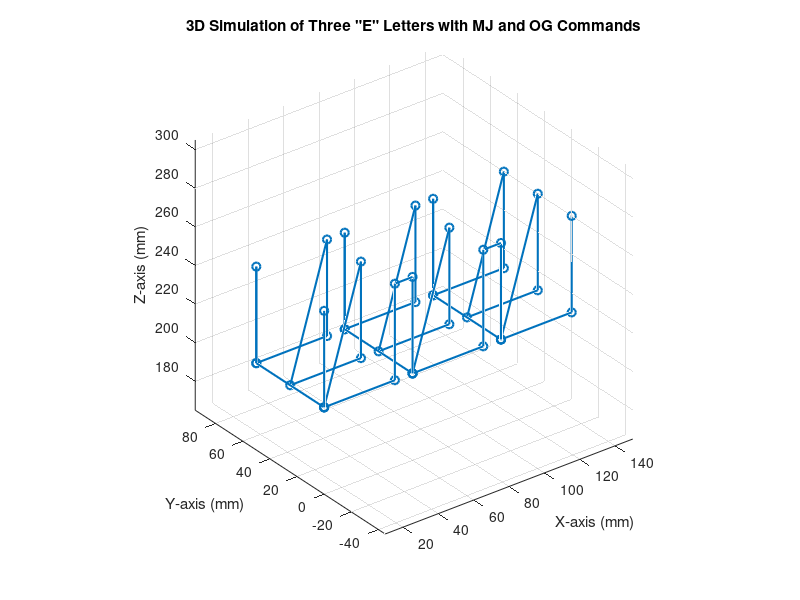

MATLAB code to generate this figure:

% Define the workspace and writing surface
z_plane = 210; % Writing surface Z-coordinate (in mm)
pen_up = z_plane + 50; % Pen lift height for transitions
pen_down = z_plane; % Pen-down position for writing

% Rectangle corners as inputs
cornerA = [0, 0];   % Upper-left corner (x, y)
cornerB = [140, 0]; % Upper-right corner (x, y)

% Define letter "E" writing coordinates in 3D
spacing = 10; % Spacing between letters
letter_width = (cornerB(1) - cornerA(1) - 2 * spacing) / 3; % Fit 3 letters
letter_height = 50; % Height of the letter "E"
bar_width = letter_height / 3; % Width of each bar in "E"

% Helper functions for MJ and OG commands
MJ = @(x, y, z) [x, y, z]; % Move and Jump (pen up)
OG = @(x, y, z) [x, y, z]; % Operate and Go (pen down)

% Generate waypoints for each "E" in 3D
waypoints = [];
for i = 0:2 % Three "E" letters
    start_x = cornerA(1) + spacing + i * (letter_width + spacing);
    waypoints = [
        waypoints;
        MJ(start_x, cornerA(2), pen_up); % Move to start position above the surface
        OG(start_x, cornerA(2), pen_down); % Lower pen to start
        OG(start_x, cornerA(2), pen_down); % Vertical line
        OG(start_x, cornerA(2) + letter_height, pen_down);
        MJ(start_x, cornerA(2) + letter_height, pen_up); % Lift pen
        OG(start_x, cornerA(2) + letter_height, pen_down); % Top horizontal line
        OG(start_x + letter_width, cornerA(2) + letter_height, pen_down);
        MJ(start_x + letter_width, cornerA(2) + letter_height, pen_up); % Lift pen
        OG(start_x, cornerA(2) + letter_height / 2, pen_down); % Middle horizontal line
        OG(start_x + letter_width, cornerA(2) + letter_height / 2, pen_down);
        MJ(start_x + letter_width, cornerA(2) + letter_height / 2, pen_up); % Lift pen
        OG(start_x, cornerA(2), pen_down); % Bottom horizontal line
        OG(start_x + letter_width, cornerA(2), pen_down);
        MJ(start_x + letter_width, cornerA(2), pen_up); % Lift pen
    ];
end

% Simulate the motion in 3D
figure;
plot3(waypoints(:, 1), waypoints(:, 2), waypoints(:, 3), '-o', 'LineWidth', 1.5);
grid on;
xlabel('X-axis (mm)');
ylabel('Y-axis (mm)');
zlabel('Z-axis (mm)');
title('3D Simulation of Three "E" Letters with MJ and OG Commands');
axis equal;
view(3); % Set 3D view angle
